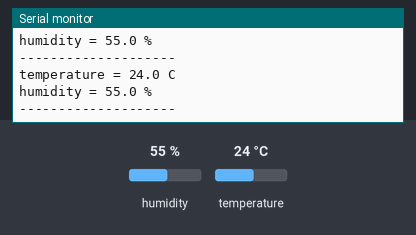
Simulated run of this sketch. Board: ESP32. On the bench: the last lines printed to the serial monitor. The inputs (shaded band) are chosen by the test bench; at power-on: humidity 55 %, temperature 24 °C.

Above: at 1.5 s.
1.6 s: humidity set to 22 %
At 2.9 s:
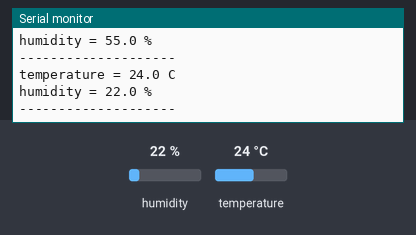
3.1 s: temperature set to 12 °C
At 4.1 s:
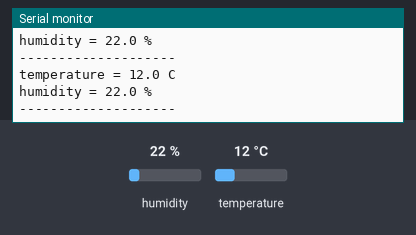
4.6 s: humidity set to 40 %
At 6.3 s:
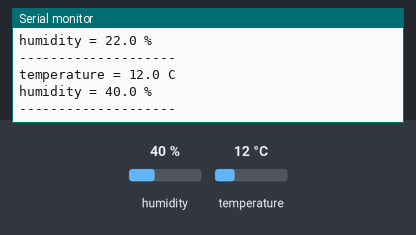
Timing chart, 0 to 7.8 s (numbered marks = the images above; inputs shaded):
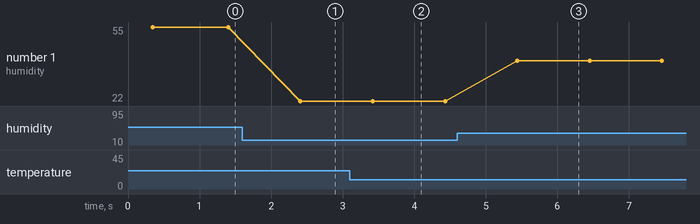

The sketch:

Arduino_ESP32_DHT22.ino
```cpp
/***********************************************************************
 * Project      :     Arduino_UNO_DHT22
 * Description  :     อ่านค่าและแสดงผลเซนเซอร์วัดอุณหภูมิและความชื่น DHT22 หรือ DHT11
 * Author       :     Tenergy Innovation Co., Ltd.
 * Date         :     14 Nov 2018
 * Revision     :     1.1
 * Rev1.0       :     Original
 * Rev1.1       :     Improve the code
 * website      :     http://www.tenergyinnovation.co.th
 * Facebook     :     https://www.facebook.com/tenergy.innovation
 * Email        :     uten.boonliam@innovation.co.th
 * TEL          :     089-140-7205
 ***********************************************************************/

/**************************************/
/*         include library            */
/**************************************/
#include "DHTesp.h"

/**************************************/
/*        object define               */
/**************************************/
DHTesp dht;

/**************************************/
/*       Global variable define       */
/**************************************/
float temp;
float humi;


/**************************************/
/*           GPIO define              */
/**************************************/
/** Pin number for DHT11 data pin */
int dhtPin = 23;

 /***********************************************************************
 * FUNCTION:    setup
 * DESCRIPTION: setup process
 * PARAMETERS:  nothing
 * RETURNED:    nothing
 ***********************************************************************/
void setup()
{
  Serial.begin(9600);
  Serial.println();
  Serial.println("************************************************");
  Serial.println("Project      :  Arduino_ESP32_DHT22");
  Serial.println("Author       :  Tenergy Innovation Co., Ltd.");
  Serial.println("Date         :  14 Nov 2018");
  Serial.println("website      :  http://www.tenergyinnovation.co.th");
  Serial.println("Email        :  uten.boonliam@innovation.co.th");
  Serial.println("TEL          :  089-140-7205");
  Serial.println("************************************************\r\n");


  Serial.print("Info: DHT22 initial....");
  dht.setup(dhtPin, DHTesp::DHT22);  //เปลี่ยน DHT11 หรือ DHT22 ได้ที่นี่
  Serial.println("done");
}


/***********************************************************************
 * FUNCTION:    loop
 * DESCRIPTION: loop process
 * PARAMETERS:  nothing
 * RETURNED:    nothing
 ***********************************************************************/
void loop() {
        TempAndHumidity newValues = dht.getTempAndHumidity();

        temp = newValues.temperature;
        humi = newValues.humidity;

        if (isnan(temp) || isnan(humi) ) {
                Serial.println(">>Info: Failed to read from DHT sensor!");
         }
        else{
          Serial.print("temperature = "); Serial.print(temp,1); Serial.println(" C");
          Serial.print("humidity = "); Serial.print(humi,1); Serial.println(" %");
        }

        Serial.println("--------------------");
        delay(1000);
}
```

Measured:
- after the input at 1.6 s, the serial monitor: prints a new line after 0.81 s (image 1)
- after the input at 3.1 s, the serial monitor: prints a new line after 0.32 s (image 2)
- after the input at 4.6 s, the serial monitor: prints a new line after 0.84 s (image 3)
- plotted number 1: 22 → 40 after the input at 4.6 s
